Frame 1 (no input): blank canvas, image omitted
Frame 60 (no input): blank canvas, image omitted
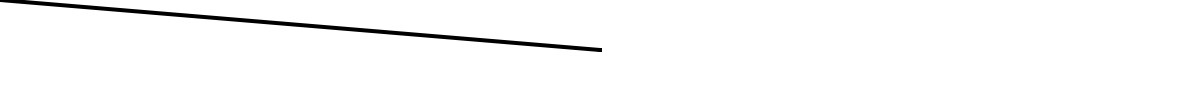
Frame 120 (the mouse pressed at the canvas centre since frame 60)

The p5.js sketch whose frames 1 and 60 were blank and that drew this single picture after the mouse press (run headless with seeded random() and noise() and a simulated clock; from frame 60 on, the mouse is pressed at the canvas centre):

// p5.js sketch
// ── sketch.js
function setup() {
  document.body.style['userSelect'] = 'none';
  let h = document.body.clientHeight;
  let c = createCanvas(windowWidth, h);
  c.position(0, 0);
  //c.style('pointer-events', 'none');
  clear();
  console.log("canvas ready");
}

function draw() {
  console.log("in draw()");
  stroke(0);
  strokeWeight(4);
  if(mouseIsPressed)
    line(mouseX, mouseY, pmouseX, pmouseY);
}
